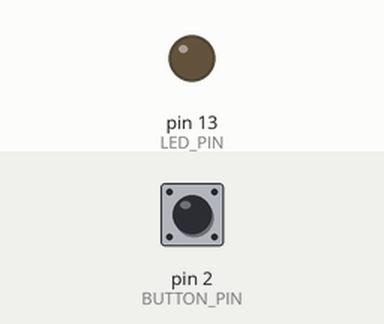
This sketch was run on a simulated Arduino Uno, built with avr-gcc and run on an emulated ATmega328P. Parts: output pins drawn as LEDs (lit = HIGH). The test bench sets the inputs (shaded band); at power-on: pin 2 (BUTTON_PIN) HIGH.

Above: at 1.2 s.
1.3 s: pin 2 (BUTTON_PIN) pulled LOW for 0.15 s
At 2.3 s:
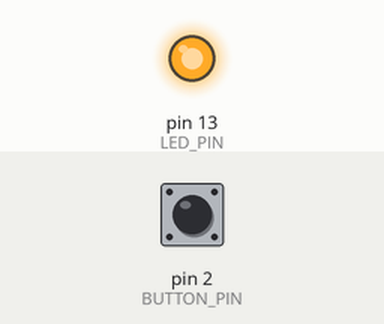
2.9 s: pin 2 (BUTTON_PIN) pulled LOW for 1 s
At 3.5 s:
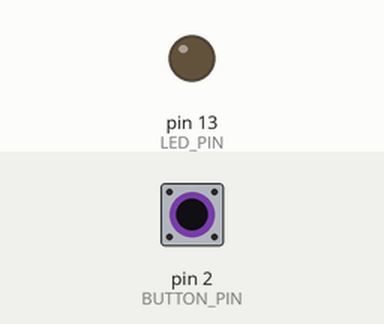
5.4 s: pin 2 (BUTTON_PIN) pulled LOW for 3.2 s
At 6.7 s:
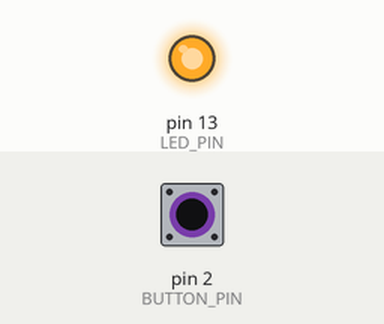
Timing chart, 0 to 8.4 s (numbered marks = the images above; inputs shaded):
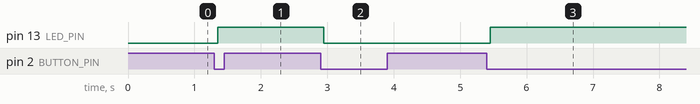

The sketch:

5.s11_button_debounce.ino
```cpp
const int BUTTON_PIN = 2;
const int LED_PIN    = 13;

const unsigned long DEBOUNCE_DELAY = 50;  // milliseconds

int buttonState = HIGH;        // Current stable button state
int lastButtonReading = HIGH;  // Last raw reading

unsigned long lastDebounceTime = 0;

void setup() {
  pinMode(BUTTON_PIN, INPUT_PULLUP);
  pinMode(LED_PIN, OUTPUT);
}

void loop() {
  int reading = digitalRead(BUTTON_PIN);

  // If the button reading has changed, reset the debounce timer
  if (reading != lastButtonReading) {
    lastDebounceTime = millis();
  }

  // If enough time has passed, consider the state stable
  if ((millis() - lastDebounceTime) > DEBOUNCE_DELAY) {

    // If the button state has actually changed
    if (reading != buttonState) {
      buttonState = reading;

      // Button is pressed (LOW because of pull-up)
      if (buttonState == LOW) {
        digitalWrite(LED_PIN, !digitalRead(LED_PIN)); // Toggle LED
      }
    }
  }

  lastButtonReading = reading;
}
```

Measured:
- after the input at 1.3 s, pin 13 (LED_PIN): LOW → HIGH after 0.05 s
- after the input at 2.9 s, pin 13 (LED_PIN): HIGH → LOW after 0.05 s
- after the input at 5.4 s, pin 13 (LED_PIN): LOW → HIGH after 0.05 s
